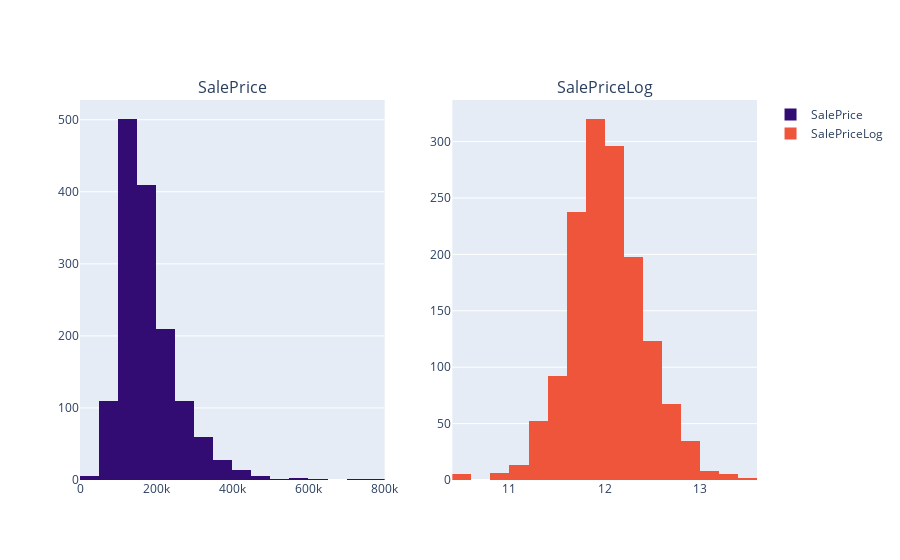

Notebook cell for this chart:
### Code cell
fig = tools.make_subplots(rows=1, cols=2, print_grid=False, 
                          subplot_titles=["SalePrice", "SalePriceLog"])


trace_1 = go.Histogram(x=df_train["SalePrice"], name="SalePrice", nbinsx = 20, marker_color='#330C73')
trace_2 = go.Histogram(x=df_train["SalePrice_Log"], name="SalePriceLog", nbinsx = 20)

fig.append_trace(trace_1, 1, 1)
fig.append_trace(trace_2, 1, 2)

iplot(fig)

### Figure 1 — Plotly figure (JSON) as saved in the notebook; plotly's stock layout.template omitted (floating-point values rounded to 4 significant figures; data arrays with more than 128 entries replaced by an {"elided": "..."} marker saying what was removed)
{"data": [{"marker": {"color": "#330C73"}, "name": "SalePrice", "nbinsx": 20, "type": "histogram", "x": {"elided": "1460 int values"}, "xaxis": "x", "yaxis": "y"}, {"name": "SalePriceLog", "nbinsx": 20, "type": "histogram", "x": {"elided": "1460 float values"}, "xaxis": "x2", "yaxis": "y2"}], "layout": {"annotations": [{"font": {"size": 16}, "showarrow": false, "text": "SalePrice", "x": 0.225, "xanchor": "center", "xref": "paper", "y": 1, "yanchor": "bottom", "yref": "paper"}, {"font": {"size": 16}, "showarrow": false, "text": "SalePriceLog", "x": 0.775, "xanchor": "center", "xref": "paper", "y": 1, "yanchor": "bottom", "yref": "paper"}], "xaxis": {"anchor": "y", "domain": [0, 0.45]}, "xaxis2": {"anchor": "y2", "domain": [0.55, 1]}, "yaxis": {"anchor": "x", "domain": [0, 1]}, "yaxis2": {"anchor": "x2", "domain": [0, 1]}}}
